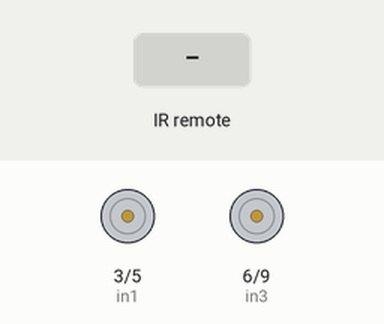
Bench run of a sketch on a simulated Arduino Uno, built with avr-gcc and run on an emulated ATmega328P. On the bench: motor-driver pin pairs drawn as motors (green arrow = first pin HIGH = forward, orange = second pin HIGH = backward, longer = more drive). Inputs (shaded band) come from the test bench.

Above: at 1.2 s.
1.3 s: infrared code 0xFF18E7 received
At 1.4 s:
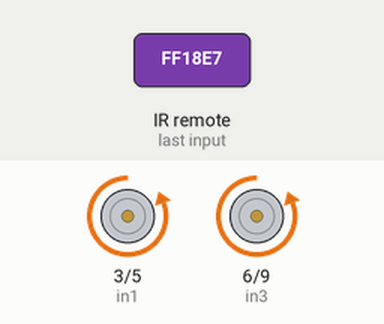
3.0 s: infrared code 0x1BC0157B received
At 3.1 s:
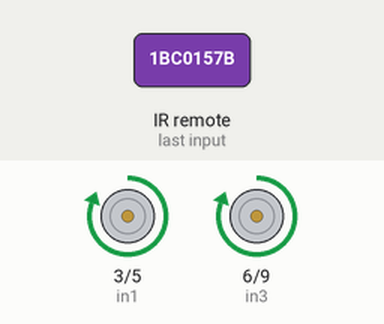
4.7 s: infrared code 0x8C22657B received
At 4.8 s:
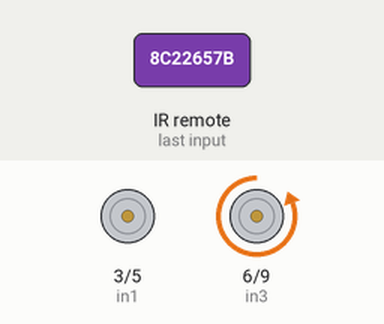
6.4 s: infrared code 0x449E79F received
At 6.5 s:
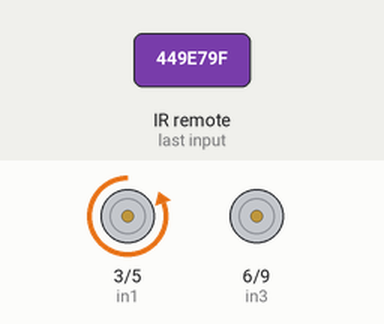
Timing chart, 0 to 9.1 s (numbered marks = the images above; inputs shaded):
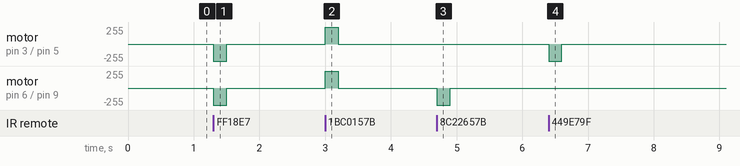

The sketch:

ThuHongNgoai_DKXe.ino
```cpp
#include <IRremote.h>

const int chanRemote = 10;
IRrecv irrecv(chanRemote);
decode_results results;
int in1 = 3; // Bánh xe trái tiến
int in2 = 5; // Bánh xe trái lùi
int in3 = 6; // Bánh xe phải tiến
int in4 = 9; // Bánh xe phải lùi

unsigned long lastReceiveTime = 0; // Thời gian nhận tín hiệu cuối
const unsigned long stopDelay = 200; // Thời gian dừng sau khi mất tín hiệu
bool moving = false; // Trạng thái chuyển động

int speedLeft = 50;  // Tốc độ bánh xe trái (0 - 255)
int speedRight = 50; // Tốc độ bánh xe phải (0 - 255)

void setup() {
  Serial.begin(9600);
  irrecv.enableIRIn();
  pinMode(in1, OUTPUT);
  pinMode(in2, OUTPUT);
  pinMode(in3, OUTPUT);
  pinMode(in4, OUTPUT);
}

void loop() {
  if (irrecv.decode(&results)) {
    lastReceiveTime = millis(); // Cập nhật thời gian nhận tín hiệu

    // Kiểm tra mã tín hiệu và điều khiển xe
    if (results.value == 0xFF18E7) { // Nhấn nút lên
      toi();
      moving = true;
    } else if (results.value == 0x1BC0157B) { // Nhấn nút xuống
      lui();
      moving = true;
    } else if (results.value == 0x8C22657B) { // Nhấn nút trái
      trai();
      moving = true;
    } else if (results.value == 0x449E79F) { // Nhấn nút phải
      phai();
      moving = true;
    } else if (results.value == 0x488F3CBB) { // Nhấn nút dừng
      dung();
      moving = false;
    }

    irrecv.resume(); // Chuẩn bị nhận tín hiệu mới
  }

  // Nếu không có tín hiệu mới trong khoảng thời gian stopDelay, dừng xe
  if (moving && (millis() - lastReceiveTime > stopDelay)) {
    dung();
    moving = false; // Đặt lại trạng thái
  }
}

void lui() {
  digitalWrite(in1, speedLeft);
  digitalWrite(in2, LOW);
  digitalWrite(in3, speedRight);
  digitalWrite(in4, LOW);
}

void toi() {
  digitalWrite(in1, LOW);
  digitalWrite(in2, speedLeft);
  digitalWrite(in3, LOW);
  digitalWrite(in4, speedRight);
}

void dung() {
  digitalWrite(in1, LOW);
  digitalWrite(in2, LOW);
  digitalWrite(in3, LOW);
  digitalWrite(in4, LOW);
}

void trai() {
  digitalWrite(in1, LOW);
  digitalWrite(in2, LOW);
  digitalWrite(in3, LOW);
  digitalWrite(in4, speedLeft);
}

void phai() {
  digitalWrite(in1, LOW);
  digitalWrite(in2, speedRight);
  digitalWrite(in3, LOW);
  digitalWrite(in4, LOW);
}
```

Measured:
- after the input at 1.3 s, motor on pin 3 (in1) / pin 5 (in2), motor on pin 6 (in3) / pin 9 (in4): stopped → backward 255/255 at once, → stopped 0.20 s later
- after the input at 3.0 s, motor on pin 3 (in1) / pin 5 (in2), motor on pin 6 (in3) / pin 9 (in4): stopped → forward 255/255 at once, → stopped 0.20 s later
- after the input at 4.7 s, motor on pin 6 (in3) / pin 9 (in4): stopped → backward 255/255 at once, → stopped 0.20 s later
- after the input at 6.4 s, motor on pin 3 (in1) / pin 5 (in2): stopped → backward 255/255 at once, → stopped 0.20 s later
